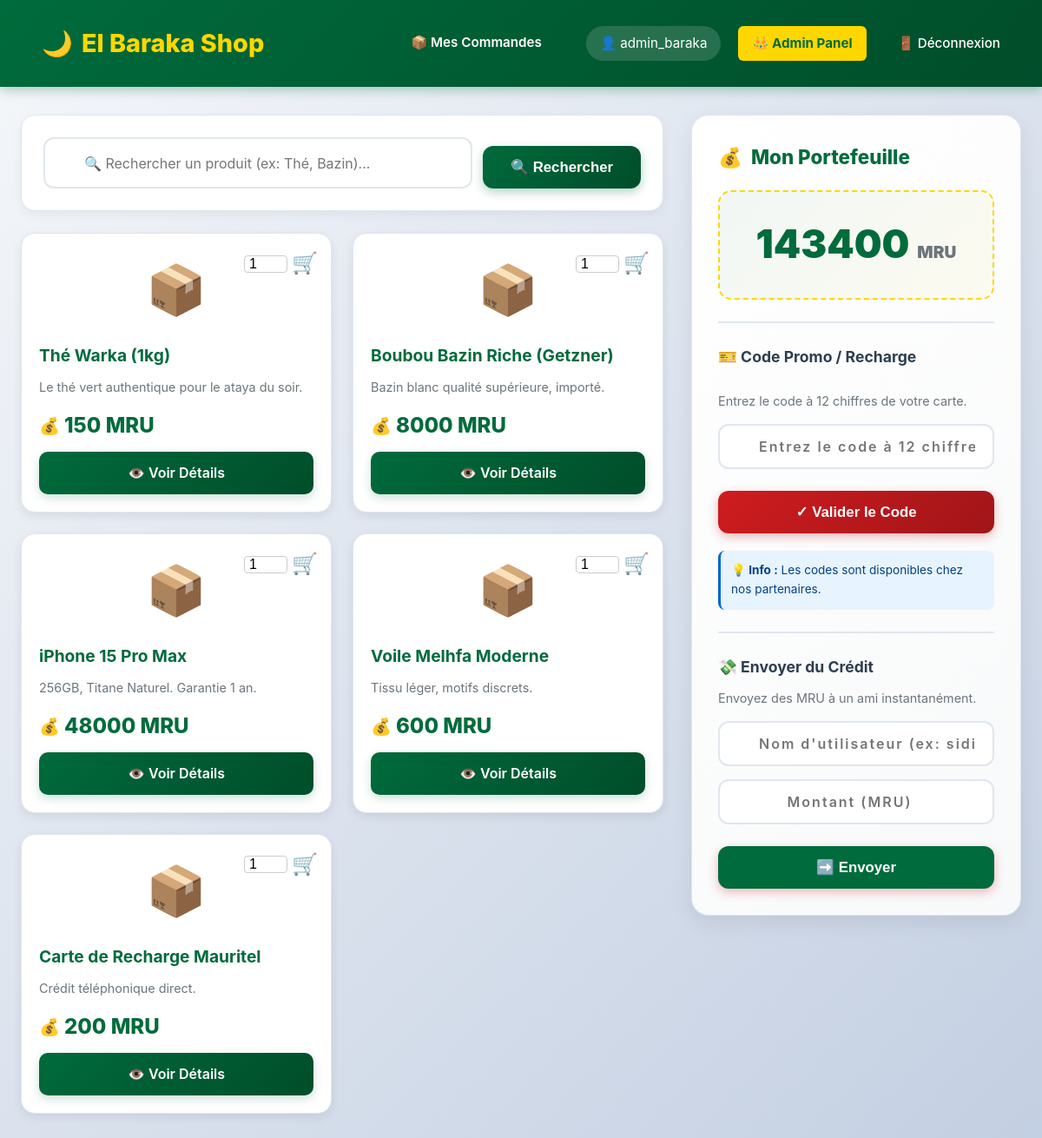
Before: / (signed in) with the older database file.
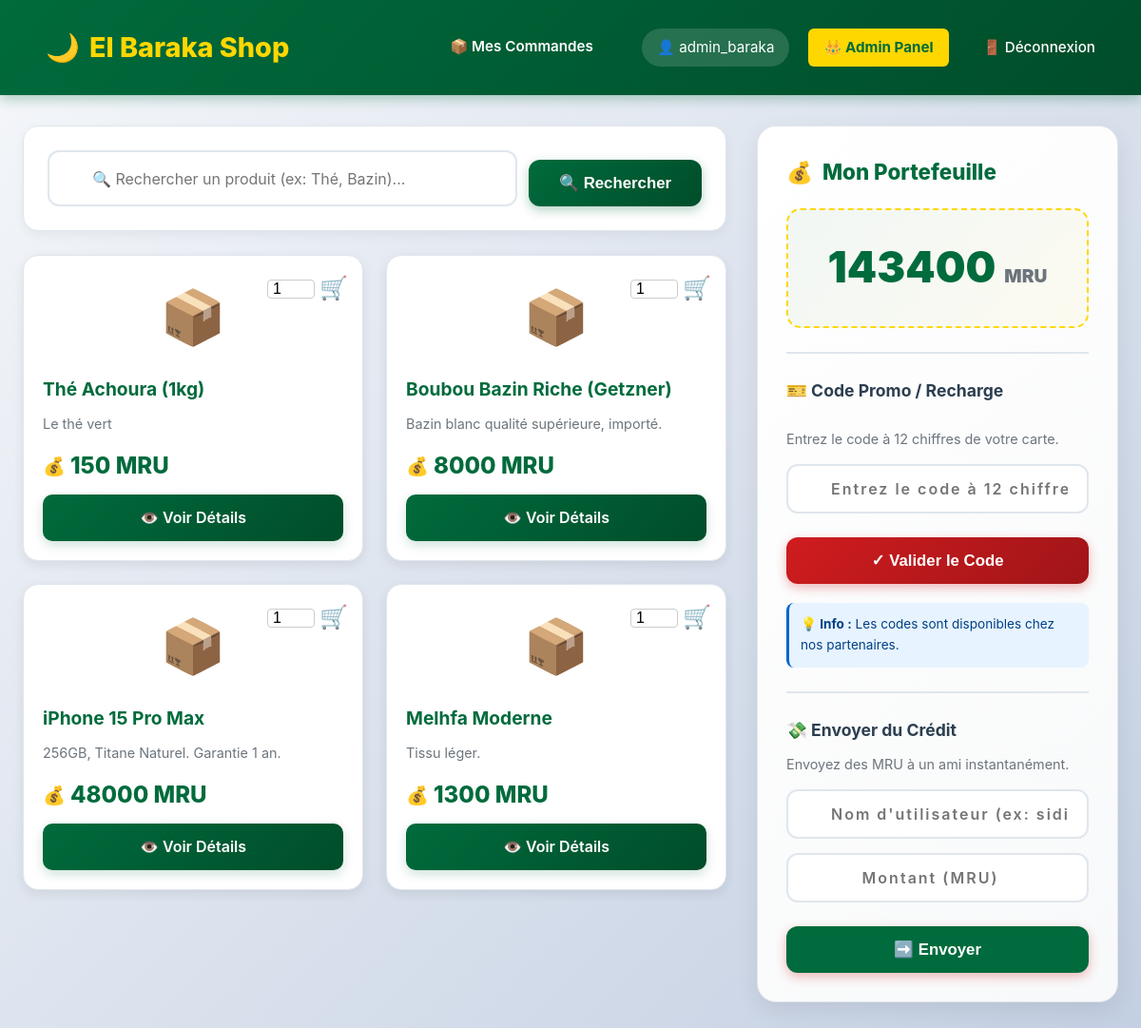
After: the same page with the newer database file.
### tables this page shows
CREATE TABLE utilisateurs (
            id INTEGER PRIMARY KEY AUTOINCREMENT,
            username TEXT NOT NULL UNIQUE,
            password TEXT NOT NULL,
            telephone TEXT,
            adresse TEXT,
            est_admin BOOLEAN DEFAULT 0,
            solde_mru DECIMAL(10, 2) DEFAULT 0.00
        );

CREATE TABLE produits (
            id INTEGER PRIMARY KEY AUTOINCREMENT,
            nom TEXT NOT NULL,
            description TEXT,
            prix DECIMAL(10, 2) NOT NULL,
            quantite INTEGER DEFAULT 10
        );

### app.py (the view)
@app.route('/')
def index():
    if 'user_id' not in session:
        return redirect('/login')
    conn = get_db_connection()
    user = conn.execute("SELECT solde_mru FROM utilisateurs WHERE id = ?", (session['user_id'],)).fetchone()
    if user:
        session['solde_mru'] = user['solde_mru']
    produits = conn.execute("SELECT * FROM produits LIMIT 10").fetchall()
    conn.close()
    return render_template('index.html', produits=produits, search_term='')

### app.py (called while the page is built)
def get_db_connection():
    conn = sqlite3.connect('elbaraka.db')
    conn.row_factory = sqlite3.Row
    return conn

### templates/index.html (shortened to what this page needs)
{% extends "base.html" %}
{% block content %}
<div class="main-layout">
    <div>
        <div style="background: white; padding: 25px; border-radius: 16px; margin-bottom: 25px; box-shadow: 0 4px 12px rgba(0,0,0,0.05); border: 1px solid #e0e6ed;">
            <form action="/recherche" method="GET" style="display: flex; gap: 12px; position: relative;">
                <input type="text" name="q" value="{{ search_term }}" placeholder="🔍 Rechercher un produit (ex: Thé, Bazin)..." style="flex: 1;">
                <button type="submit" class="btn-primary" style="width: auto; padding: 14px 32px;">🔍 Rechercher</button>
            </form>
        </div>
        <div class="products-grid">
            {% if produits %}
                {% for p in produits %}
                <div class="card" style="position: relative;">
                  <form action="/acheter/{{ p.id }}" method="POST" style="position: absolute; top: 15px; right: 15px; z-index: 10; display: flex; align-items: center; gap: 5px;">
                     {% if p.quantite > 0 %}
                         <input type="number" name="qty" value="1" style="width: 50px; font-size: 1rem; border: 1px solid #ccc; border-radius: 4px; padding-left: 5px;">
                         <a href="javascript:void(0);"
                            onclick="this.closest('form').submit();"
                            style="text-decoration: none; font-size: 1.5rem; cursor: pointer;"
                            title="Acheter">
                            🛒
                         </a>
                     {% else %}
                         <button disabled class="btn btn-secondary btn-sm" style="font-size: 0.7rem;">Rupture</button>
                     {% endif %}
                 </form>
                    <div>
                        <div style="font-size: 3.5rem; text-align: center; margin-bottom: 15px; filter: grayscale(0.2); transition: all 0.3s ease;">
                            📦
                        </div>
                        <h3>{{ p['nom'] }}</h3>
                        <p style="color: #6c757d; font-size: 0.9rem; line-height: 1.5;">
                            {{ p['description'] }}
                        </p>
                    </div>
                    <div>
                        <div class="price">{{ p['prix'] }} MRU</div>
                        <a href="/produit/{{ p['id'] }}" class="btn-buy" style="display: block; text-align: center; text-decoration: none; color: white;">
                            👁️ Voir Détails
                        </a>
                    </div>
                </div>
                {% endfor %}
            {% endif %}
        </div>
    </div>
    <aside>
        <div class="wallet-card">
            <h3 style="margin-top: 0; color: var(--primary); font-size: 1.4rem; font-weight: 800; display: flex; align-items: center; gap: 10px;">
                <span>💰</span>
                <span>Mon Portefeuille</span>
            </h3>
            <div style="font-size: 2.8rem; font-weight: 900; color: var(--primary); text-align: center; padding: 25px; background: linear-gradient(135deg, rgba(0, 107, 60, 0.05) 0%, rgba(255, 215, 0, 0.05) 100%); border-radius: 15px; margin-bottom: 20px; border: 2px dashed var(--gold);">
                {{ session.get('solde_mru', 0) }} <span style="font-size: 1.2rem; color: #6c757d;">MRU</span>
            </div>
            <hr style="border: 0; border-top: 2px solid #e0e6ed; margin: 25px 0;">
            <h4 style="color: var(--text); margin-bottom: 10px; font-size: 1.1rem; font-weight: 700;">
                🎫 Code Promo / Recharge
            </h4>
            <div id="promo-display" style="color: #006b3c; font-weight: bold; margin-bottom: 10px; min-height: 5px;"></div>
            <p style="font-size: 0.9rem; color: #6c757d; margin-bottom: 15px;">
                Entrez le code à 12 chiffres de votre carte.
            </p>
            <form action="/recharger" method="POST" style="display: flex; flex-direction: column; gap: 15px;">
                <input
                    type="text"
                    name="code_pin"
                    placeholder="Entrez le code à 12 chiffres"
                    maxlength="12"
                    pattern="\d{12}"
                    required
                >
                <button type="submit" class="btn-primary" style="background: linear-gradient(135deg, var(--secondary) 0%, #a01518 100%); box-shadow: 0 4px 12px rgba(208, 28, 31, 0.3);">
                    ✓ Valider le Code
                </button>
            </form>
            <div style="margin-top: 20px; padding: 12px; background: #e7f3ff; border-radius: 8px; border-left: 3px solid #0066cc;">
                <p style="margin: 0; font-size: 0.85rem; color: #004085;">
                    <strong>💡 Info :</strong> Les codes sont disponibles chez nos partenaires.
                </p>
            </div>
            <hr style="border: 0; border-top: 2px solid #e0e6ed; margin: 25px 0;">
            <h4 style="color: var(--text); margin-bottom: 10px; font-size: 1.1rem; font-weight: 700;">
                💸 Envoyer du Crédit
            </h4>
            <p style="font-size: 0.9rem; color: #6c757d; margin-bottom: 15px;">
                Envoyez des MRU à un ami instantanément.
            </p>
            <form action="/transfert" method="POST" style="display: flex; flex-direction: column; gap: 15px;">
                <input
                    type="text"
                    name="destinataire"
                    placeholder="Nom d'utilisateur (ex: sidi_med)"
                    required
                >
                <input
                    type="number"
                    name="montant"
                    placeholder="Montant (MRU)"
                    min="1"
                    required
                >
                <button type="submit" class="btn-primary" style="background: var(--primary);">
                    ➡️ Envoyer
                </button>
            </form>
        </div> </aside>
</div>
{% endblock %}

### templates/base.html (shortened to what this page needs)
<!DOCTYPE html>
<html lang="fr">
<head>
    <link rel="stylesheet" href="{{ url_for('static', filename='style.css') }}">
</head>
<body>
    <nav class="navbar">
        <a href="/" class="brand">
            <span>🌙</span>
            <span>El Baraka Shop</span>
        </a>
        <div class="user-info">
            {% if session.get('user_id') %}
                <a href="/mes-commandes" style="color: white; text-decoration: none; font-weight: 600; margin-right: 15px; border-bottom: 2px solid transparent; transition: all 0.3s;" onmouseover="this.style.borderBottom='2px solid var(--gold)'" onmouseout="this.style.borderBottom='2px solid transparent'">
                    📦 Mes Commandes
                </a>
                <span style="background: rgba(255, 255, 255, 0.15); padding: 8px 16px; border-radius: 20px; backdrop-filter: blur(10px);">
                    👤 {{ session.get('username') }}
                </span>
                {% if session.get('est_admin') %}
                    <a href="/admin/users" style="background: var(--gold); color: var(--primary); font-weight: 700;">
                        👑 Admin Panel
                    </a>
                {% endif %}
                <a href="/logout">🚪 Déconnexion</a>
            {% else %}
                <a href="/login">🔐 Connexion</a>
            {% endif %}
        </div>
    </nav>
    <div class="container">
        {% block content %}{% endblock %}
    </div>
</body>
</html>

Changed rows visible on the page:
removed produits: nom "Carte de Recharge Mauritel", description "Crédit téléphonique direct.", prix "200"
changed produits: nom "Thé Warka (1kg)" → "Thé Achoura (1kg)"; description "Le thé vert authentique pour le ataya du soir." → "Le thé vert"
changed produits: nom "Voile Melhfa Moderne" → "Melhfa Moderne"; description "Tissu léger, motifs discrets." → "Tissu léger."; prix "600" → "1300"
